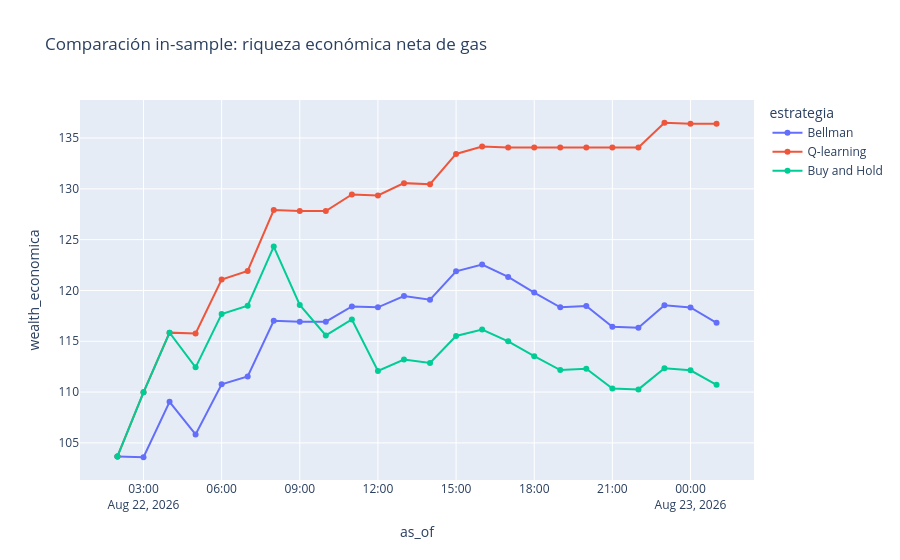
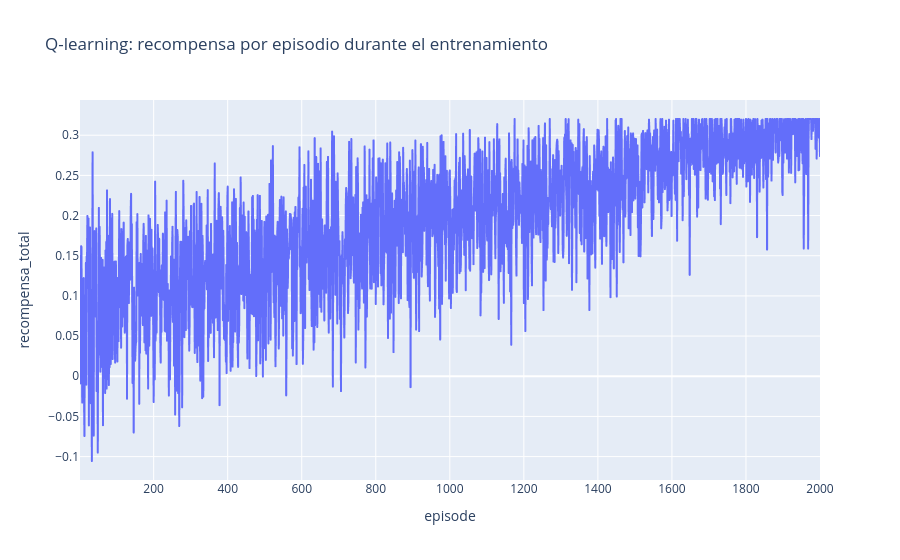

Notebook cell for these charts, in order:
### Markdown cell above
## 10. Comparación con Bellman y Buy and Hold

La comparación muestra dos medidas. `wealth` es la recompensa objetivo acumulada de los agentes e incluye el ajuste de wallets. `wealth_economica` usa sólo el retorno de la posición menos gas, por lo que es la medida comparable con Buy and Hold. El replay es explicativo e in-sample; para evaluar desempeño se debe entrenar y probar en bloques temporales separados.

### Code cell
# 4. Comparación final: Bellman, Q-learning y Buy and Hold
from lib_rl.qlearning import replay_buy_and_hold, replay_q_learning_historico
import pandas as pd
import plotly.express as px

replay_q = replay_q_learning_historico(observaciones_rl, resultado_rl.mdp, resultado_q)
replay_buy_hold = replay_buy_and_hold(observaciones_rl)
replay_bellman = replay.copy()
replay_bellman["wealth_economica"] = 100.0 * (1.0 + replay_bellman["recompensa_base"]).cumprod()

comparacion_final = pd.DataFrame([
    {"estrategia": "Bellman", "riqueza_economica_final": replay_bellman["wealth_economica"].iloc[-1], "riqueza_objetivo_final": replay_bellman["wealth"].iloc[-1]},
    {"estrategia": "Q-learning", "riqueza_economica_final": replay_q["wealth_economica"].iloc[-1], "riqueza_objetivo_final": replay_q["wealth"].iloc[-1]},
    {"estrategia": "Buy and Hold", "riqueza_economica_final": replay_buy_hold["wealth_economica"].iloc[-1], "riqueza_objetivo_final": pd.NA},
])
display(comparacion_final.round(4))

trayectorias = pd.concat([
    replay_bellman[["as_of", "wealth_economica"]].assign(estrategia="Bellman"),
    replay_q[["as_of", "wealth_economica"]].assign(estrategia="Q-learning"),
    replay_buy_hold[["as_of", "wealth_economica"]].assign(estrategia="Buy and Hold"),
])
px.line(trayectorias, x="as_of", y="wealth_economica", color="estrategia", markers=True, title="Comparación in-sample: riqueza económica neta de gas").show()
px.line(resultado_q.training_log, x="episode", y="recompensa_total", title="Q-learning: recompensa por episodio durante el entrenamiento").show()

### Figure 1 — Plotly figure (JSON) as saved in the notebook; plotly's stock layout.template omitted (floating-point values rounded to 4 significant figures)
{"data": [{"hovertemplate": "estrategia=Bellman<br>as_of=%{x}<br>wealth_economica=%{y}<extra></extra>", "legendgroup": "Bellman", "line": {"color": "#636efa", "dash": "solid"}, "marker": {"symbol": "circle"}, "mode": "lines+markers", "name": "Bellman", "orientation": "v", "showlegend": true, "type": "scatter", "x": ["2026-08-22T02:00:00.000000000", "2026-08-22T03:00:00.000000000", "2026-08-22T04:00:00.000000000", "2026-08-22T05:00:00.000000000", "2026-08-22T06:00:00.000000000", "2026-08-22T07:00:00.000000000", "2026-08-22T08:00:00.000000000", "2026-08-22T09:00:00.000000000", "2026-08-22T10:00:00.000000000", "2026-08-22T11:00:00.000000000", "2026-08-22T12:00:00.000000000", "2026-08-22T13:00:00.000000000", "2026-08-22T14:00:00.000000000", "2026-08-22T15:00:00.000000000", "2026-08-22T16:00:00.000000000", "2026-08-22T17:00:00.000000000", "2026-08-22T18:00:00.000000000", "2026-08-22T19:00:00.000000000", "2026-08-22T20:00:00.000000000", "2026-08-22T21:00:00.000000000", "2026-08-22T22:00:00.000000000", "2026-08-22T23:00:00.000000000", "2026-08-23T00:00:00.000000000", "2026-08-23T01:00:00.000000000"], "xaxis": "x", "y": [103.7, 103.6, 109.0, 105.8, 110.8, 111.5, 117.0, 116.9, 116.9, 118.4, 118.3, 119.4, 119.1, 121.9, 122.6, 121.3, 119.8, 118.3, 118.5, 116.4, 116.3, 118.5, 118.3, 116.8], "yaxis": "y"}, {"hovertemplate": "estrategia=Q-learning<br>as_of=%{x}<br>wealth_economica=%{y}<extra></extra>", "legendgroup": "Q-learning", "line": {"color": "#EF553B", "dash": "solid"}, "marker": {"symbol": "circle"}, "mode": "lines+markers", "name": "Q-learning", "orientation": "v", "showlegend": true, "type": "scatter", "x": ["2026-08-22T02:00:00.000000000", "2026-08-22T03:00:00.000000000", "2026-08-22T04:00:00.000000000", "2026-08-22T05:00:00.000000000", "2026-08-22T06:00:00.000000000", "2026-08-22T07:00:00.000000000", "2026-08-22T08:00:00.000000000", "2026-08-22T09:00:00.000000000", "2026-08-22T10:00:00.000000000", "2026-08-22T11:00:00.000000000", "2026-08-22T12:00:00.000000000", "2026-08-22T13:00:00.000000000", "2026-08-22T14:00:00.000000000", "2026-08-22T15:00:00.000000000", "2026-08-22T16:00:00.000000000", "2026-08-22T17:00:00.000000000", "2026-08-22T18:00:00.000000000", "2026-08-22T19:00:00.000000000", "2026-08-22T20:00:00.000000000", "2026-08-22T21:00:00.000000000", "2026-08-22T22:00:00.000000000", "2026-08-22T23:00:00.000000000", "2026-08-23T00:00:00.000000000", "2026-08-23T01:00:00.000000000"], "xaxis": "x", "y": [103.7, 110.0, 115.9, 115.8, 121.1, 121.9, 127.9, 127.8, 127.8, 129.5, 129.4, 130.6, 130.5, 133.4, 134.2, 134.1, 134.1, 134.1, 134.1, 134.1, 134.1, 136.5, 136.4, 136.4], "yaxis": "y"}, {"hovertemplate": "estrategia=Buy and Hold<br>as_of=%{x}<br>wealth_economica=%{y}<extra></extra>", "legendgroup": "Buy and Hold", "line": {"color": "#00cc96", "dash": "solid"}, "marker": {"symbol": "circle"}, "mode": "lines+markers", "name": "Buy and Hold", "orientation": "v", "showlegend": true, "type": "scatter", "x": ["2026-08-22T02:00:00.000000000", "2026-08-22T03:00:00.000000000", "2026-08-22T04:00:00.000000000", "2026-08-22T05:00:00.000000000", "2026-08-22T06:00:00.000000000", "2026-08-22T07:00:00.000000000", "2026-08-22T08:00:00.000000000", "2026-08-22T09:00:00.000000000", "2026-08-22T10:00:00.000000000", "2026-08-22T11:00:00.000000000", "2026-08-22T12:00:00.000000000", "2026-08-22T13:00:00.000000000", "2026-08-22T14:00:00.000000000", "2026-08-22T15:00:00.000000000", "2026-08-22T16:00:00.000000000", "2026-08-22T17:00:00.000000000", "2026-08-22T18:00:00.000000000", "2026-08-22T19:00:00.000000000", "2026-08-22T20:00:00.000000000", "2026-08-22T21:00:00.000000000", "2026-08-22T22:00:00.000000000", "2026-08-22T23:00:00.000000000", "2026-08-23T00:00:00.000000000", "2026-08-23T01:00:00.000000000"], "xaxis": "x", "y": [103.7, 110.0, 115.9, 112.4, 117.7, 118.5, 124.3, 118.6, 115.6, 117.1, 112.1, 113.2, 112.9, 115.5, 116.2, 115.0, 113.5, 112.2, 112.3, 110.3, 110.3, 112.4, 112.1, 110.7], "yaxis": "y"}], "layout": {"legend": {"title": {"text": "estrategia"}, "tracegroupgap": 0}, "title": {"text": "Comparación in-sample: riqueza económica neta de gas"}, "xaxis": {"anchor": "y", "domain": [0, 1], "title": {"text": "as_of"}}, "yaxis": {"anchor": "x", "domain": [0, 1], "title": {"text": "wealth_economica"}}}}

### Figure 2 — Plotly figure (JSON) as saved in the notebook; plotly's stock layout.template omitted (floating-point values rounded to 4 significant figures; data arrays with more than 128 entries replaced by an {"elided": "..."} marker saying what was removed)
{"data": [{"hovertemplate": "episode=%{x}<br>recompensa_total=%{y}<extra></extra>", "legendgroup": "", "line": {"color": "#636efa", "dash": "solid"}, "marker": {"symbol": "circle"}, "mode": "lines", "name": "", "showlegend": false, "type": "scattergl", "x": {"elided": "2000 int values"}, "xaxis": "x", "y": {"elided": "2000 float values"}, "yaxis": "y"}], "layout": {"legend": {"tracegroupgap": 0}, "title": {"text": "Q-learning: recompensa por episodio durante el entrenamiento"}, "xaxis": {"anchor": "y", "domain": [0, 1], "title": {"text": "episode"}}, "yaxis": {"anchor": "x", "domain": [0, 1], "title": {"text": "recompensa_total"}}}}
